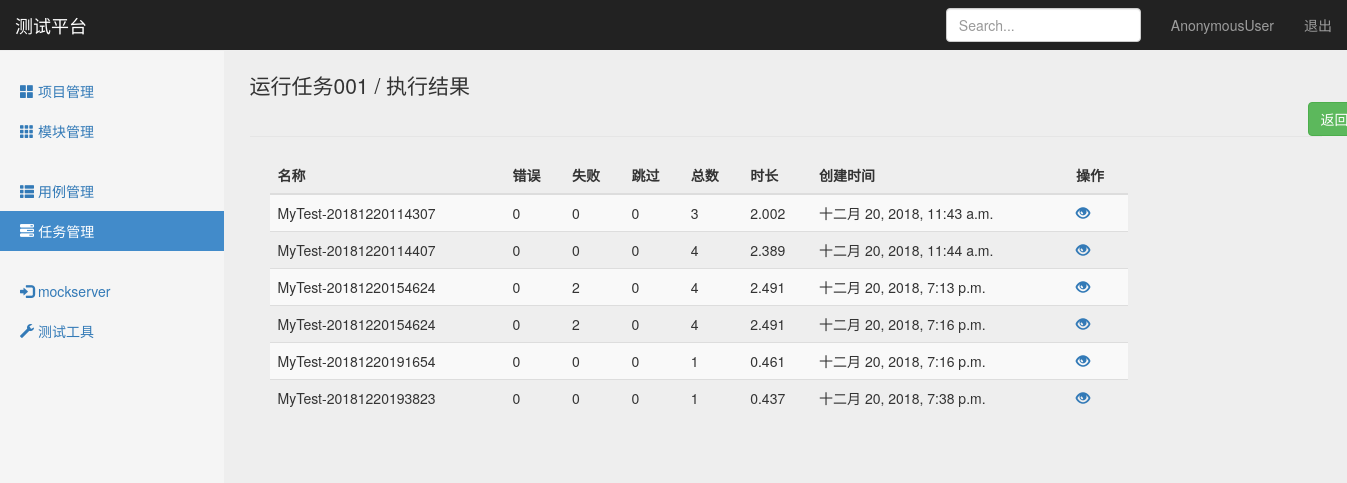
Screenshot of /interface/task_result_list/17/ with the database file from the repository.
### interface_app/models.py (models this page shows, shortened)
class TestTask(models.Model):
    name = models.CharField("名称",max_length=100,blank=False,default="")
    describe = models.TextField("描述", default="")
    status = models.IntegerField("状态", default=0)   #未执行、执行中、排队中、执行结束...
    cases = models.TextField("关联用例", default="")
    create_time = models.DateTimeField("创建时间", auto_now=True)

class TestResult(models.Model):
    name = models.CharField("名称",max_length=100,blank=False,default="")
    task = models.ForeignKey(TestTask,on_delete=models.CASCADE)
    error = models.IntegerField("错误用例")
    failure = models.IntegerField("失败用例")
    skipped = models.IntegerField("跳过用例")
    tests = models.IntegerField("用例总数")
    run_time = models.FloatField("运行时长")
    result = models.TextField("详细",default="")
    create_time = models.DateTimeField("创建时间", auto_now=True)

### interface_app/views/testtask_views.py (the view)
# urls.py: path('task_result_list/<int:tid>/',testtask_views.task_result_list),
def task_result_list(request,tid):
    if request.method == 'GET':
        task_obj = TestTask.objects.get(id=tid)
        result_list = TestResult.objects.filter(task_id=tid)
        return render(request,"task_result.html",{"type":"result",
                                                  "task_name":task_obj.name,
                                                  "task_result_list":result_list})
    else:
        return HttpResponse("404")

### templates/task_result.html (shortened to what this page needs)
{% extends "task_manage.html" %}
{% block task_result_list %}
    <fieldset>
        <div id="legend" class="">
            <legend class="">{{ task_name }} / 执行结果
            <button class="btn btn-success"
                    onclick="window.location.href='/interface/task_manage/'"
                    style="margin-left: 1058px;">返回</button>
            </legend>
        </div>
        <div style="width:80%; margin-left: 20px;">
            <table class="table table-striped" id="list">
              <thead>
                <tr>
                  <th>名称</th>
                  <th>错误</th>
                  <th>失败</th>
                  <th>跳过</th>
                  <th>总数</th>
                  <th>时长</th>
                  <th>创建时间</th>
                  <th>操作</th>
                </tr>
              </thead>
              <tbody>
                {% for result in task_result_list %}
                <tr>
                  <td>{{ result.name }}</td>
                  <td>{{ result.error }}</td>
                  <td>{{ result.failure }}</td>
                  <td>{{ result.skipped }}</td>
                  <td>{{ result.tests }}</td>
                  <td>{{ result.run_time }}</td>
                  <td>{{ result.create_time }}</td>
                  <td>
                      <a  href="#" onclick="SeeResult('{{result.id}}')"
                        data-toggle="modal"
                        data-target="#myModal" >
                        <i class="glyphicon glyphicon-eye-open"></i>
                      </a>
                  </td>
                </tr>
                {% endfor %}
              </tbody>
            </table>
        </div>
    </fieldset>
{% endblock %}

### static/css/signin.css (style rules this page uses)
body { padding-top: 40px; padding-bottom: 40px; background-color: #eee; }

### static/css/dashboard.css (style rules this page uses)
body { padding-top: 50px; }

### rows the page displays
TestTask: name "运行任务001"
TestResult: name "MyTest-20181220114307", error "0", failure "0", skipped "0", tests "3", run_time "2.002", create_time "十二月 20, 2018, 11:43 a.m."
TestResult: name "MyTest-20181220114407", error "0", failure "0", skipped "0", tests "4", run_time "2.389", create_time "十二月 20, 2018, 11:44 a.m."
TestResult: name "MyTest-20181220154624", error "0", failure "2", skipped "0", tests "4", run_time "2.491", create_time "十二月 20, 2018, 7:13 p.m."
TestResult: name "MyTest-20181220154624", error "0", failure "2", skipped "0", tests "4", run_time "2.491", create_time "十二月 20, 2018, 7:16 p.m."
TestResult: name "MyTest-20181220191654", error "0", failure "0", skipped "0", tests "1", run_time "0.461", create_time "十二月 20, 2018, 7:16 p.m."
TestResult: name "MyTest-20181220193823", error "0", failure "0", skipped "0", tests "1", run_time "0.437", create_time "十二月 20, 2018, 7:38 p.m."

### other values shown
{{ user }} "AnonymousUser"
